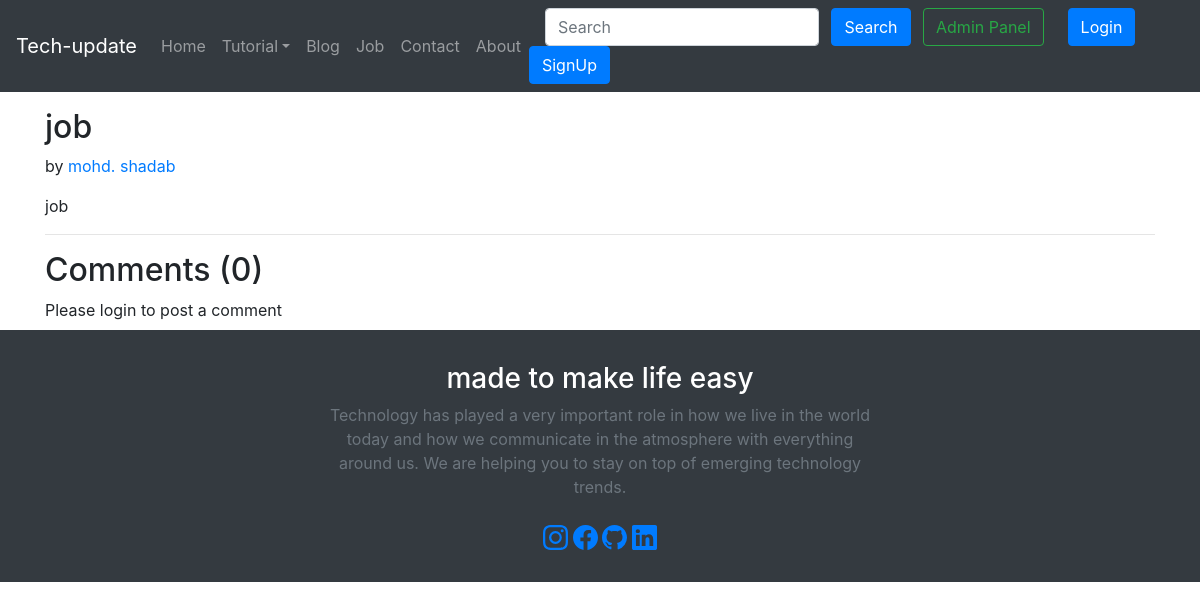
Page /software/ on the committed database.
### blog/models.py (models this page shows, shortened)
class Post(models.Model):
    sno=models.AutoField(primary_key=True)
    id=models.CharField(max_length=5)
    title=models.CharField(max_length=255)
    content=models.TextField()
    author=models.CharField(max_length=13)
    slug=models.CharField(max_length=100)
    timestamp=models.DateTimeField(auto_now_add=True, blank=True)

### blog/views.py (the view)
# urls.py: path('<str:slug>/', views.blogpost, name='blogpost'),
def blogpost(request, slug):
   if Post.objects.filter(slug=slug).first():
    post=Post.objects.filter(slug=slug).first()
    comments= BlogComment.objects.filter(post=post, parent=None)
    replies= BlogComment.objects.filter(post=post).exclude(parent=None)
    replyDict={}
    for reply in replies:
        if reply.parent.sno not in replyDict.keys():
            replyDict[reply.parent.sno]=[reply]
        else:
            replyDict[reply.parent.sno].append(reply)
    context={'post':post, 'comments': comments, 'user': request.user, 'replyDict': replyDict}
    return render(request, "blog/blogpost.html", context)
   else:
       return HttpResponse("<h1>page not found</h1>")

### templates/blog/blogpost.html (shortened to what this page needs)
{% extends 'base.html' %}
{% block body %}
{% load humanize %}
{% load extras %}
<div class="container my-3">
    <h2 class="blog-post-title">{{post.title}}</h2>
    <p class="blog-post-meta">{{post.timeStamp}} by <a href="/about">{{post.author}}</a></p>
    <p>{{post.content|safe}}</p>
    <hr>
</div>
<div class="container">
    <h2> Comments ({{comments.count}}) </h2>
    <div class="my-2">
        {% if user.is_authenticated %}
        <form action="/blog/postComment" method="post">
            {% csrf_token %}
            <div class="form-group">
                <label for="exampleInputEmail1">Post Comment </label>
                <input type="text" class="form-control" name="comment" placeholder="Enter comment here">
            </div>
            <input type="hidden" name="postSno" value="{{post.sno}}">
            <input type="hidden" name="parentSno" value="">
            <button type="submit" class="btn btn-primary">Submit</button>
        </form>
        {% else %}
        Please login to post a comment
        {% endif %}
    </div>
</div>
{% endblock %}

### rows in the picture
Post: title "job", author "mohd. shadab", content "job"

### other values in the picture
{{ comments.count }} "0"
